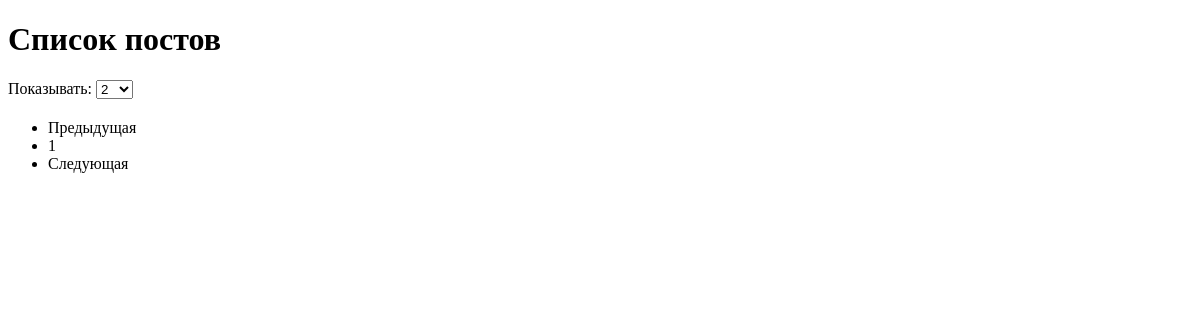
The app's page /posts/, older data.
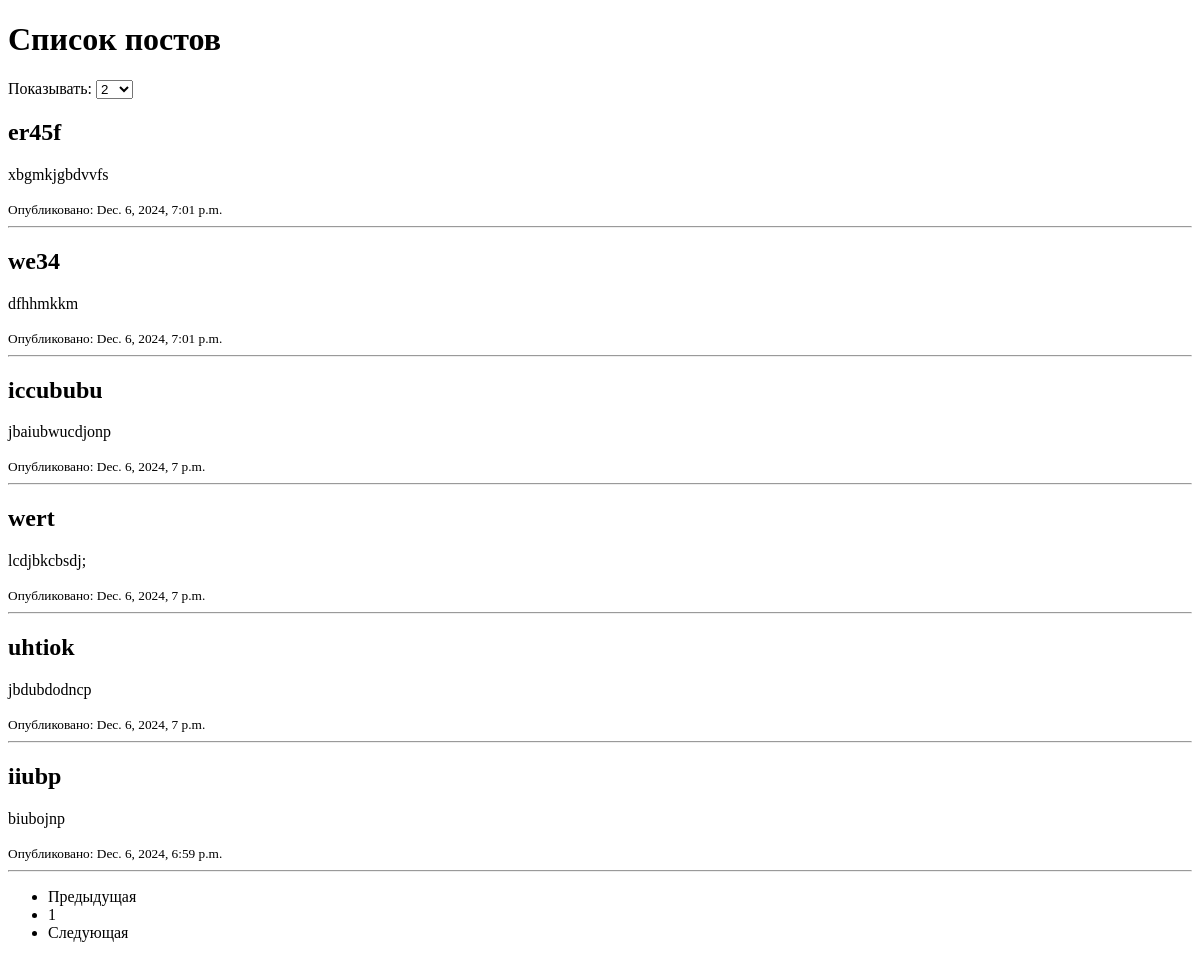
The same page, newer data.
### posts/models.py (models this page shows, shortened)
class Post(models.Model):
    title = models.CharField(max_length=200)
    content = models.TextField()
    created_at = models.DateTimeField(auto_now_add=True)

### posts/views.py (the view)
# urls.py: path('posts/', post_list, name='post_list'),
def post_list(request):
    posts = Post.objects.all().order_by('-created_at')
    limit = request.GET.get('limit', 10)
    paginator = Paginator(posts, int(limit))
    page_number = request.GET.get('page', 1)
    page_obj = paginator.get_page(page_number)
    context = {
        'page_obj': page_obj,
        'limit': limit,
    }
    return render(request, 'posts_task/post_list1.html', context)

### templates/posts_task/post_list1.html (shortened to what this page needs)
<!DOCTYPE html>
<html lang="en">
<head>
</head>
<body>
    <h1>Список постов</h1>
    <form method="GET" action="." style="margin-bottom: 20px;">
        <label for="limit">Показывать:</label>
        <select id="limit" name="limit" onchange="this.form.submit()">
            <option value="2" {% if limit == '2' %}selected{% endif %}>2</option>
        </select>
    </form>
    {% for post in page_obj %}
        <div>
            <h2>{{ post.title }}</h2>
            <p>{{ post.content|truncatewords:50 }}</p>
            <small>Опубликовано: {{ post.created_at }}</small>
        </div>
        <hr />
    {% endfor %}
    <nav aria-label="Page navigation example">
        <ul class="pagination justify-content-center">
            {% if page_obj.has_previous %}
                <li class="page-item"><a class="page-link" href="?page={{ page_obj.previous_page_number }}&limit={{ limit }}">Предыдущая</a></li>
            {% else %}
                <li class="page-item disabled"><span class="page-link">Предыдущая</span></li>
            {% endif %}
            {% for num in page_obj.paginator.page_range %}
                {% if page_obj.number == num %}
                    <li class="page-item active"><span class="page-link">{{ num }}</span></li>
                {% else %}
                    <li class="page-item"><a class="page-link" href="?page={{ num }}&limit={{ limit }}">{{ num }}</a></li>
                {% endif %}
            {% endfor %}
            {% if page_obj.has_next %}
                <li class="page-item"><a class="page-link" href="?page={{ page_obj.next_page_number }}&limit={{ limit }}">Следующая</a></li>
            {% else %}
                <li class="page-item disabled"><span class="page-link">Следующая</span></li>
            {% endif %}
        </ul>
    </nav>
</body>
</html>

Row changes from the older to the newer data that the page shows:
added Post: title "er45f", content "xbgmkjgbdvvfs", created_at "Dec. 6, 2024, 7:01 p.m."
added Post: title "we34", content "dfhhmkkm", created_at "Dec. 6, 2024, 7:01 p.m."
added Post: title "iccububu", content "jbaiubwucdjonp", created_at "Dec. 6, 2024, 7 p.m."
added Post: title "wert", content "lcdjbkcbsdj;", created_at "Dec. 6, 2024, 7 p.m."
added Post: title "uhtiok", content "jbdubdodncp", created_at "Dec. 6, 2024, 7 p.m."
added Post: title "iiubp", content "biubojnp", created_at "Dec. 6, 2024, 6:59 p.m."
